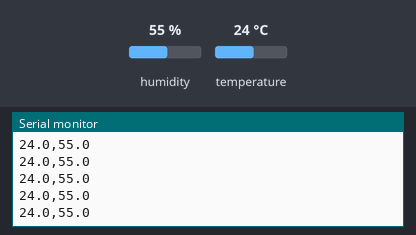
Recording of a sketch running on a simulated Arduino Uno, built with avr-gcc and run on an emulated ATmega328P. Parts: the last lines printed to the serial monitor. Inputs (shaded band) come from the test bench; at power-on: humidity 55 %, temperature 24 °C.

Above: at 1.2 s.
1.3 s: humidity set to 22 %
At 1.66 s:
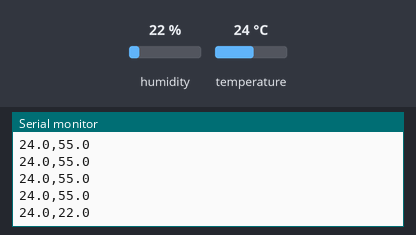
2.8 s: temperature set to 12 °C
At 2.87 s:
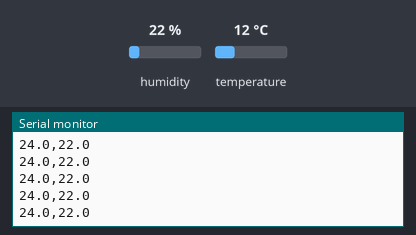
4.3 s: humidity set to 40 %
At 4.31 s:
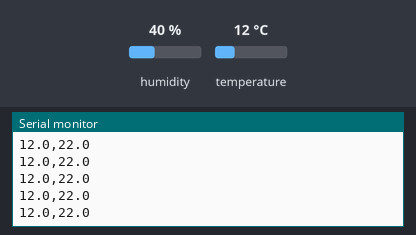
Timing chart, 0 to 7.3 s (numbered marks = the images above; inputs shaded):
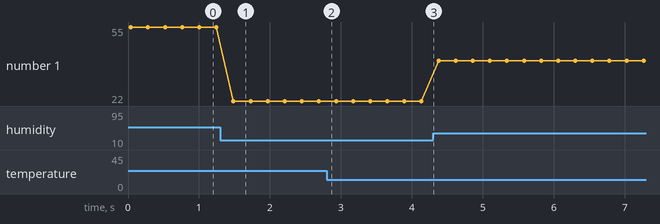

The sketch:

test_arduino_HTU21D.ino
```cpp
#include <Wire.h>
#include "SparkFunHTU21D.h"

//Create an instance of the object
HTU21D myHumidity;

void setup()
{
  Serial.begin(9600);
  Serial.println("HTU21D Example!");

  myHumidity.begin();
}

void loop()
{
  float humd = myHumidity.readHumidity();
  float temp = myHumidity.readTemperature();

  //Serial.print("Time:");
  //Serial.print(millis());
  //Serial.print(" Temperature:");
  Serial.print(temp, 1);
  //Serial.print("C");
  Serial.print(",");
  //Serial.print(" Humidity:");
  Serial.print(humd, 1);
  //Serial.print("%");

  Serial.println();
  delay(200);
}
```

Measured:
- after the input at 1.3 s, the serial monitor: prints a new line after 0.19 s (image 1)
- plotted number 1: 55 → 22 after the input at 1.3 s, 22 → 40 after the input at 4.3 s
